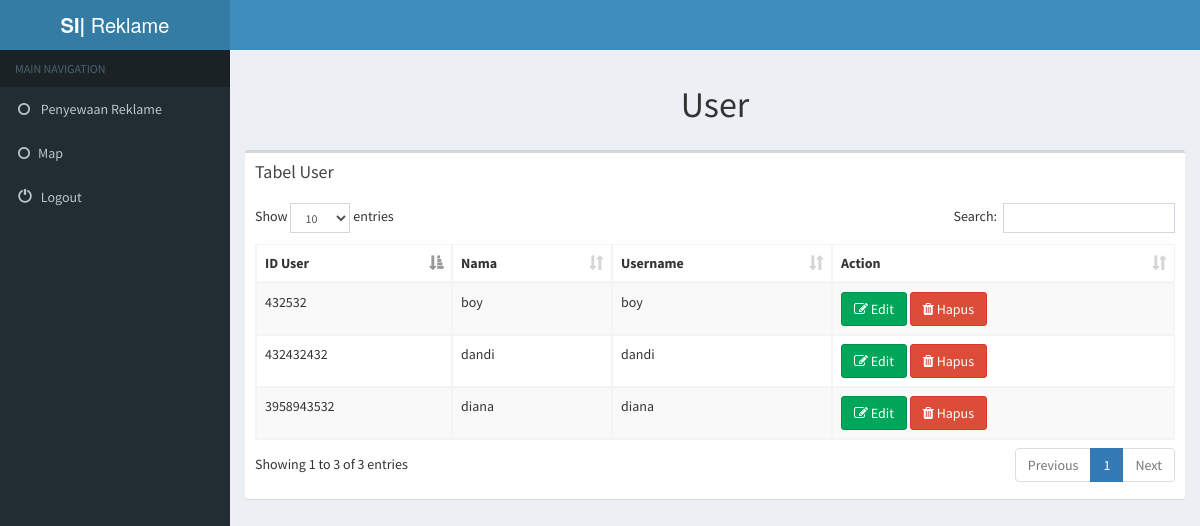
Before: /index.php/user with the older database file.
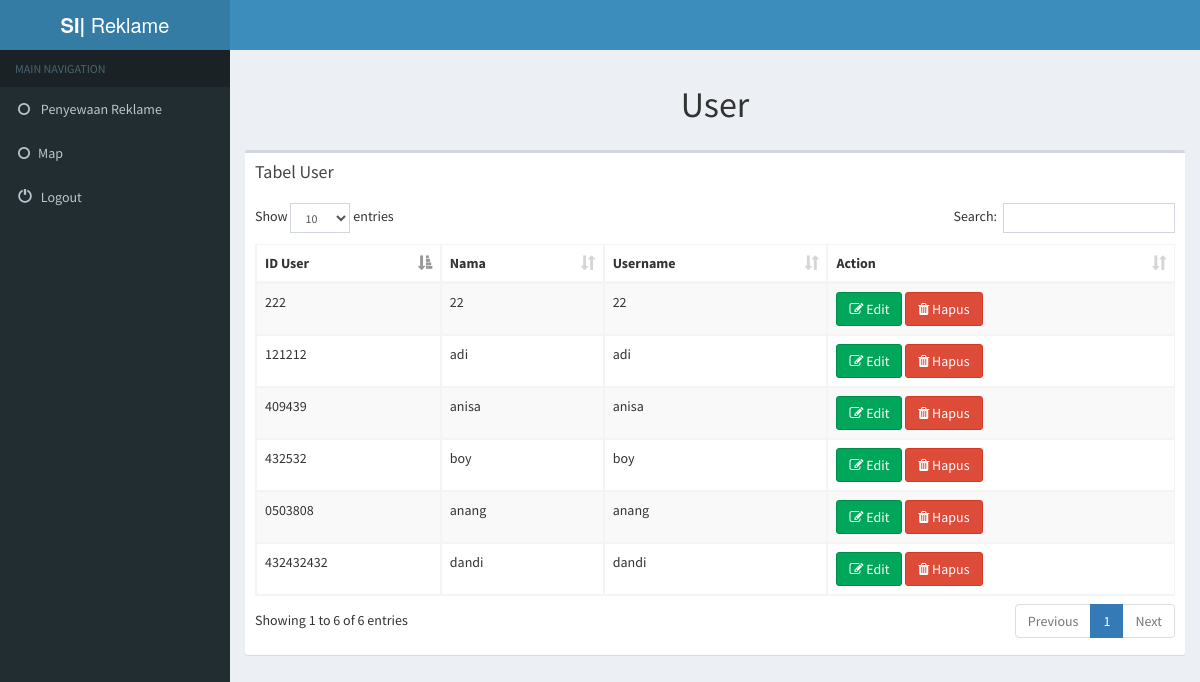
After: the same page with the newer database file.
### tables this page shows
CREATE TABLE `user` (
  `nama` varchar(100) NOT NULL,
  `no_ktp` varchar(16) NOT NULL,
  `tempat_lahir` varchar(50) NOT NULL,
  `tanggal_lahir` date NOT NULL,
  `lingkungan` varchar(255) NOT NULL,
  `kelurahan` varchar(255) NOT NULL,
  `rt` int(3) NOT NULL,
  `rw` int(3) NOT NULL,
  `pekerjaan` varchar(100) NOT NULL,
  `kecamatan` varchar(100) NOT NULL,
  `no_hp` varchar(16) NOT NULL,
  `jenis_user` varchar(7) NOT NULL,
  `username` varchar(10) NOT NULL,
  `password` varchar(150) NOT NULL,
  `scan_ktp` varchar(30) NOT NULL
);

### application/controllers/User.php (called while the page is built, shortened)
<?php
class User extends CI_Controller
{
	public function index()
	{
		$data['data'] = $this->M_user->getAll();
		$this->load->view('include/header');
		$this->load->view('user1/data',$data);
		$this->load->view('include/footer');
	}
}

### index.php (called while the page is built, shortened)
<?php
require_once BASEPATH.'core/CodeIgniter.php';

### application/models/M_user.php (called while the page is built, shortened)
<?php
class M_user extends CI_Model
{
	function getAll()
	{
	  $query = $this->db->get('user');
	  return $query->result_array();
	}
}
?>

### application/views/user1/data.php (the view, shortened to what this page needs)
<body class="hold-transition skin-blue sidebar-mini">
<div class="wrapper">
  <div class="content-wrapper">
    <section class="content-header">
      <center><h1>
         User
      </h1></center>
    </section>
    <section class="content">
          <div class="box">
            <div class="box-header">
                <h3 class="box-title">Tabel User  </h3>
            </div>
            <div class="box-body">
              <table id="example1" class="table table-bordered table-striped">
                <thead>
                <tr>
                  <th>ID User</th>
                  <th>Nama</th>
                  <th>Username</th>
                  <th>Action</th>
                </tr>
                </thead>
                <tbody>
                  <?php foreach ($data as $row) {?>
                <tr>
                  <td> <?php echo $row['no_ktp']; ?> </td>
                  <td> <?php echo $row['nama']; ?> </td>
                  <td> <?php echo $row['username']; ?> </td>
                  <td>
                      <a class="btn btn-success" href="User/detail/<?php echo $row['no_ktp'];?>"> <i class="fa fa-edit "></i> Edit</a>
                      <a class="btn btn-danger" href="<?php echo site_url('User/hapus/'.$row['no_ktp']);?>"
                      onclick="return confirm('Apakah Anda yakin ingin menghapus?')"> <i class="icon-trash"></i> <i class="fa fa-trash "></i> Hapus</a>
                </td>
                </tr>
                <?php } ?>
              </tbody>
              </table>
            </div>
          </div>

Changed rows visible on the page:
removed user: no_ktp "3958943532", nama "diana", username "diana"
added user: no_ktp "0503808", nama "anang", username "anang"
added user: no_ktp "121212", nama "adi", username "adi"
added user: no_ktp "222", nama "22", username "22"
added user: no_ktp "409439", nama "anisa", username "anisa"
Other visible differences:
text written by a page script: "Show entries Search: Showing 1 to 3 of 3 entries Previous 1 Next" → "Show entries Search: Showing 1 to 6 of 6 entries Previous 1 Next"
